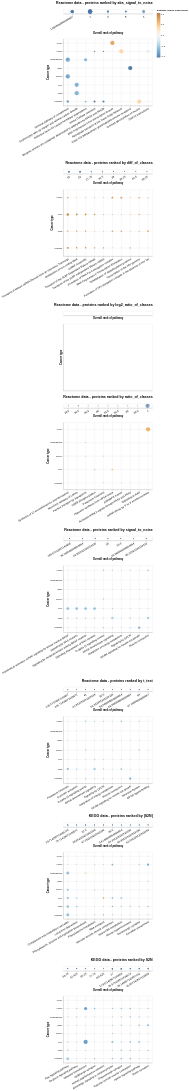

Notebook code cell kept with this figure:
### Code cell
alt.vconcat(
    plot_top_ten(STEP5_abs_signal_to_noise, STEP1_FILE_PATH, "Reactome data - proteins ranked by abs_signal_to_noise")[0],
    plot_top_ten(STEP5_diff_of_classes, STEP1_FILE_PATH, "Reactome data - proteins ranked by diff_of_classes")[0],
    plot_top_ten(STEP5_log2_ratio_of_classes, STEP1_FILE_PATH, "Reactome data - proteins ranked by log2_ratio_of_classes")[0],
    plot_top_ten(STEP5_ratio_of_classes, STEP1_FILE_PATH, "Reactome data - proteins ranked by ratio_of_classes")[0],
    plot_top_ten(STEP5_signal_to_noise, STEP1_FILE_PATH, "Reactome data - proteins ranked by signal_to_noise")[0],
    plot_top_ten(STEP5_t_test, STEP1_FILE_PATH, "Reactome data - proteins ranked by t_test")[0],
    
    plot_top_ten(STEP6_ABS_S2N_PATH, STEP1_FILE_PATH, "KEGG data - proteins ranked by |S2N|")[0],
    plot_top_ten(STEP6_S2N_PATH, STEP1_FILE_PATH, "KEGG data - proteins ranked by S2N")[0],
).configure_axis(
    grid=True
).configure_title(
    fontSize=16,
    anchor="end",
    offset=20
)
